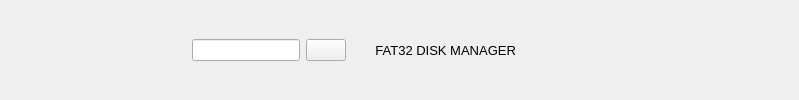
        <widget class="QWidget" name="header_widget" native="true">
         <layout class="QHBoxLayout" name="horizontalLayout_4">
          <item>
           <widget class="QPushButton" name="menu">
            <property name="styleSheet">
             <string notr="true">border:none;</string>
            </property>
            <property name="text">
             <string/>
            </property>
            <property name="icon">
             <iconset resource="feathers/feathers.qrc">
              <normaloff>:/feathers/align-justify.svg</normaloff>:/feathers/align-justify.svg</iconset>
            </property>
            <property name="iconSize">
             <size>
              <width>24</width>
              <height>24</height>
             </size>
            </property>
            <property name="checkable">
             <bool>true</bool>
            </property>
           </widget>
          </item>
          <item>
           <spacer name="horizontalSpacer_2">
            <property name="orientation">
             <enum>Qt::Horizontal</enum>
            </property>
            <property name="sizeHint" stdset="0">
             <size>
              <width>143</width>
              <height>20</height>
             </size>
            </property>
           </spacer>
          </item>
          <item>
           <layout class="QHBoxLayout" name="horizontalLayout">
            <item>
             <widget class="QLineEdit" name="lineEdit"/>
            </item>
            <item>
             <widget class="QPushButton" name="pushButton_14">
              <property name="text">
               <string/>
              </property>
              <property name="icon">
               <iconset resource="feathers/feathers.qrc">
                <normaloff>:/feathers/search.svg</normaloff>:/feathers/search.svg</iconset>
              </property>
             </widget>
            </item>
           </layout>
          </item>
          <item>
           <widget class="QWidget" name="widget" native="true">
            <property name="minimumSize">
             <size>
              <width>185</width>
              <height>35</height>
             </size>
            </property>
            <property name="styleSheet">
             <string notr="true"/>
            </property>
            <layout class="QVBoxLayout" name="verticalLayout_8">
             <item>
              <widget class="QLabel" name="label_5">
               <property name="minimumSize">
                <size>
                 <width>200</width>
                 <height>25</height>
                </size>
               </property>
               <property name="font">
                <font>
                 <pointsize>10</pointsize>
                </font>
               </property>
               <property name="text">
                <string>    FAT32 DISK MANAGER</string>
               </property>
              </widget>
             </item>
            </layout>
           </widget>
          </item>
          <item>
           <spacer name="horizontalSpacer">
            <property name="orientation">
             <enum>Qt::Horizontal</enum>
            </property>
            <property name="sizeHint" stdset="0">
             <size>
              <width>142</width>
              <height>20</height>
             </size>
            </property>
           </spacer>
          </item>
          <item>
           <widget class="QPushButton" name="pushButton_18">
            <property name="styleSheet">
             <string notr="true">border:none;</string>
            </property>
            <property name="text">
             <string/>
            </property>
            <property name="icon">
             <iconset resource="blue/blue.qrc">
              <normaloff>:/blue/bell.svg</normaloff>
              <normalon>:/icons/bell-off.svg</normalon>:/blue/bell.svg</iconset>
            </property>
            <property name="iconSize">
             <size>
              <width>30</width>
              <height>30</height>
             </size>
            </property>
            <property name="checkable">
             <bool>true</bool>
            </property>
           </widget>
          </item>
          <item>
           <widget class="QPushButton" name="pushButton_15">
            <property name="styleSheet">
             <string notr="true">border:none;</string>
            </property>
            <property name="text">
             <string/>
            </property>
            <property name="icon">
             <iconset resource="blue/blue.qrc">
              <normaloff>:/blue/file-minus.svg</normaloff>:/blue/file-minus.svg</iconset>
            </property>
            <property name="iconSize">
             <size>
              <width>30</width>
              <height>30</height>
             </size>
            </property>
           </widget>
          </item>
         </layout>
        </widget>
